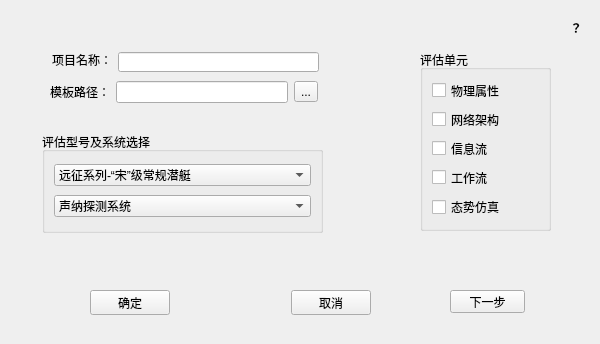
<?xml version="1.0" encoding="UTF-8"?>
<ui version="4.0">
 <class>NewProject</class>
 <widget class="QWidget" name="NewProject">
  <property name="geometry">
   <rect>
    <x>0</x>
    <y>0</y>
    <width>600</width>
    <height>344</height>
   </rect>
  </property>
  <property name="windowTitle">
   <string>Form</string>
  </property>
  <widget class="QWidget" name="layoutWidget">
   <property name="geometry">
    <rect>
     <x>90</x>
     <y>290</y>
     <width>281</width>
     <height>25</height>
    </rect>
   </property>
   <layout class="QHBoxLayout" name="horizontalLayout">
    <item>
     <widget class="QPushButton" name="okNewProject">
      <property name="text">
       <string>确定</string>
      </property>
     </widget>
    </item>
    <item>
     <spacer name="horizontalSpacer">
      <property name="orientation">
       <enum>Qt::Horizontal</enum>
      </property>
      <property name="sizeHint" stdset="0">
       <size>
        <width>88</width>
        <height>20</height>
       </size>
      </property>
     </spacer>
    </item>
    <item>
     <widget class="QPushButton" name="cancelNewProject">
      <property name="text">
       <string>取消</string>
      </property>
     </widget>
    </item>
   </layout>
  </widget>
  <widget class="QGroupBox" name="groupBox">
   <property name="geometry">
    <rect>
     <x>420</x>
     <y>50</y>
     <width>131</width>
     <height>181</height>
    </rect>
   </property>
   <property name="title">
    <string>评估单元</string>
   </property>
   <layout class="QGridLayout" name="gridLayout">
    <item row="2" column="0">
     <widget class="QCheckBox" name="jiagou_select">
      <property name="text">
       <string>网络架构</string>
      </property>
     </widget>
    </item>
    <item row="3" column="0">
     <widget class="QCheckBox" name="xinxi_select">
      <property name="text">
       <string>信息流</string>
      </property>
     </widget>
    </item>
    <item row="1" column="0">
     <widget class="QCheckBox" name="wuli_select">
      <property name="text">
       <string>物理属性</string>
      </property>
     </widget>
    </item>
    <item row="4" column="0">
     <widget class="QCheckBox" name="gongzuo_select">
      <property name="text">
       <string>工作流</string>
      </property>
     </widget>
    </item>
    <item row="5" column="0">
     <widget class="QCheckBox" name="taishi_select">
      <property name="text">
       <string>态势仿真</string>
      </property>
     </widget>
    </item>
   </layout>
  </widget>
  <widget class="QPushButton" name="main_next">
   <property name="geometry">
    <rect>
     <x>450</x>
     <y>290</y>
     <width>75</width>
     <height>23</height>
    </rect>
   </property>
   <property name="text">
    <string>下一步</string>
   </property>
  </widget>
  <widget class="QGroupBox" name="groupBox_2">
   <property name="geometry">
    <rect>
     <x>42</x>
     <y>132</y>
     <width>281</width>
     <height>101</height>
    </rect>
   </property>
   <property name="title">
    <string>评估型号及系统选择</string>
   </property>
   <layout class="QGridLayout" name="gridLayout_2">
    <item row="2" column="0">
     <widget class="QComboBox" name="comboBox_2">
      <item>
       <property name="text">
        <string>声纳探测系统</string>
       </property>
      </item>
      <item>
       <property name="text">
        <string>姿态控制系统</string>
       </property>
      </item>
      <item>
       <property name="text">
        <string>浮力控制系统</string>
       </property>
      </item>
      <item>
       <property name="text">
        <string>气体循环系统</string>
       </property>
      </item>
      <item>
       <property name="text">
        <string>发电系统</string>
       </property>
      </item>
      <item>
       <property name="text">
        <string>推进系统</string>
       </property>
      </item>
      <item>
       <property name="text">
        <string>舱底系统</string>
       </property>
      </item>
      <item>
       <property name="text">
        <string>雷达系统</string>
       </property>
      </item>
      <item>
       <property name="text">
        <string>艇体系统</string>
       </property>
      </item>
      <item>
       <property name="text">
        <string>新建项目</string>
       </property>
      </item>
     </widget>
    </item>
    <item row="1" column="0">
     <widget class="QComboBox" name="comboBox">
      <item>
       <property name="text">
        <string>远征系列-“宋”级常规潜艇</string>
       </property>
      </item>
      <item>
       <property name="text">
        <string>长征系列-“汉”级攻击核潜艇</string>
       </property>
      </item>
      <item>
       <property name="text">
        <string>远征系列-“基洛”级常规潜艇</string>
       </property>
      </item>
      <item>
       <property name="text">
        <string>远征系列-“明”级常规潜艇</string>
       </property>
      </item>
      <item>
       <property name="text">
        <string>远征系列-“元”级常规潜艇</string>
       </property>
      </item>
      <item>
       <property name="text">
        <string>长征系列-“夏”级导弹核潜艇</string>
       </property>
      </item>
     </widget>
    </item>
   </layout>
  </widget>
  <widget class="QWidget" name="layoutWidget">
   <property name="geometry">
    <rect>
     <x>50</x>
     <y>80</y>
     <width>268</width>
     <height>24</height>
    </rect>
   </property>
   <layout class="QHBoxLayout" name="horizontalLayout_2">
    <item>
     <widget class="QLabel" name="label_2">
      <property name="text">
       <string>模板路径：</string>
      </property>
     </widget>
    </item>
    <item>
     <widget class="QLineEdit" name="projectDir"/>
    </item>
    <item>
     <widget class="QToolButton" name="chooseProjectDir">
      <property name="text">
       <string>...</string>
      </property>
     </widget>
    </item>
   </layout>
  </widget>
  <widget class="QLineEdit" name="projectName">
   <property name="geometry">
    <rect>
     <x>118</x>
     <y>52</y>
     <width>201</width>
     <height>20</height>
    </rect>
   </property>
  </widget>
  <widget class="QLabel" name="label">
   <property name="geometry">
    <rect>
     <x>52</x>
     <y>52</y>
     <width>60</width>
     <height>16</height>
    </rect>
   </property>
   <property name="text">
    <string>项目名称：</string>
   </property>
  </widget>
  <widget class="QLabel" name="info">
   <property name="geometry">
    <rect>
     <x>570</x>
     <y>20</y>
     <width>21</width>
     <height>16</height>
    </rect>
   </property>
   <property name="font">
    <font>
     <weight>75</weight>
     <bold>true</bold>
    </font>
   </property>
   <property name="text">
    <string>？</string>
   </property>
  </widget>
  <zorder>projectName</zorder>
  <zorder>label</zorder>
  <zorder>layoutWidget</zorder>
  <zorder>layoutWidget</zorder>
  <zorder>groupBox</zorder>
  <zorder>main_next</zorder>
  <zorder>groupBox_2</zorder>
  <zorder>info</zorder>
 </widget>
 <resources/>
 <connections/>
</ui>
